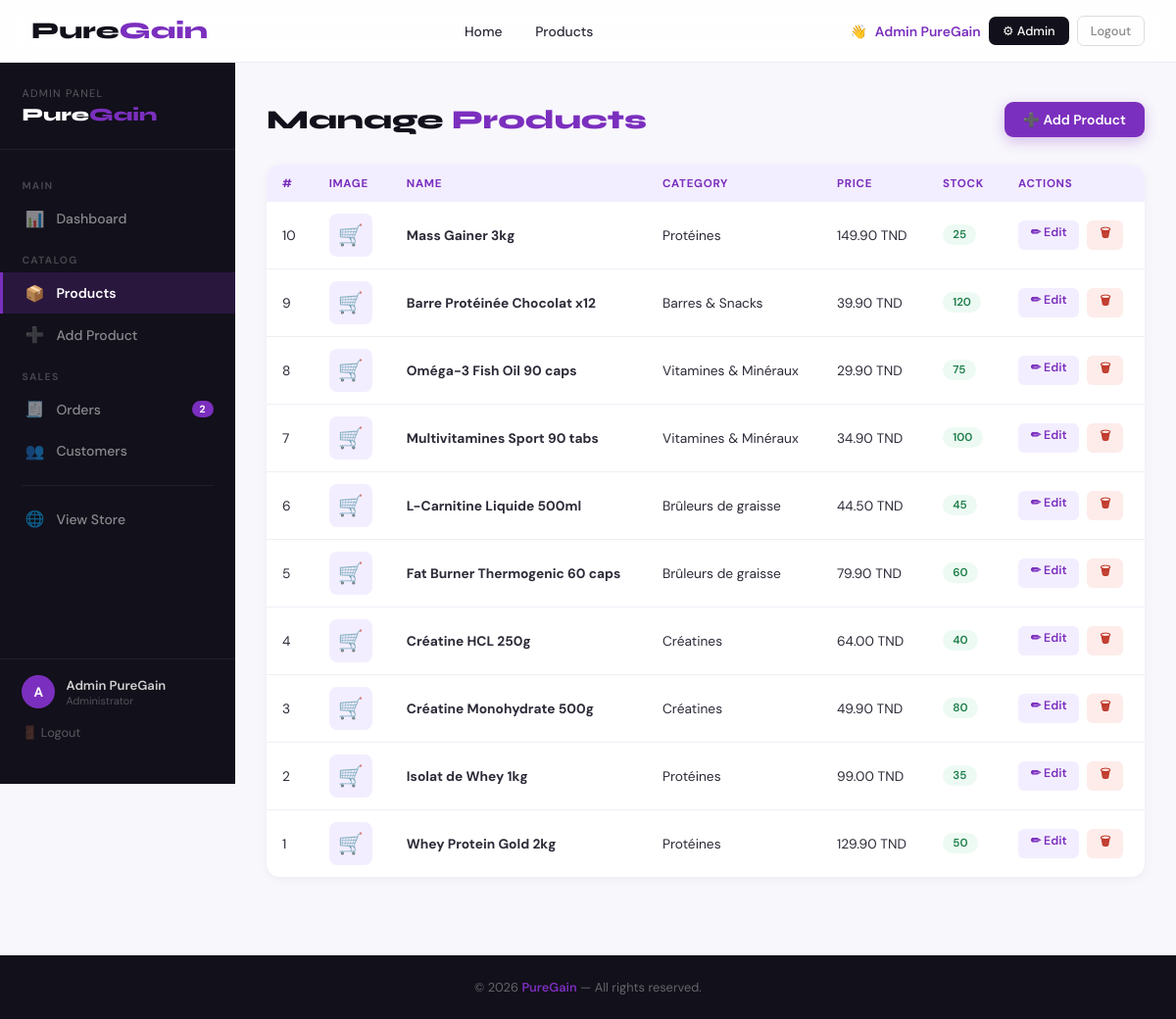
/admin/products.php (signed in), run on the app's committed database.
### tables this page shows
CREATE TABLE IF NOT EXISTS products (
  id          INT            NOT NULL AUTO_INCREMENT,
  name        VARCHAR(200)   NOT NULL,
  description TEXT,
  price       DECIMAL(10,2)  NOT NULL DEFAULT 0.00,
  stock       INT            NOT NULL DEFAULT 0,
  image       VARCHAR(255)   DEFAULT NULL,        
  category_id INT            DEFAULT NULL,
  PRIMARY KEY (id),
  CONSTRAINT fk_product_category
    FOREIGN KEY (category_id) REFERENCES categories (id)
    ON DELETE SET NULL ON UPDATE CASCADE
);

CREATE TABLE IF NOT EXISTS categories (
  id   INT          NOT NULL AUTO_INCREMENT,
  name VARCHAR(100) NOT NULL,
  PRIMARY KEY (id)
);

### admin/products.php (the view, shortened to what this page needs)
<?php
require '../includes/header.php';
require '../config/db.php';
$products = mysqli_query($conn, "SELECT p.*, c.name AS cat FROM products p LEFT JOIN categories c ON p.category_id=c.id ORDER BY p.id DESC");
?>
<?php require 'sidebar.php'; ?>
<main>
  <div class="page-bar">
    <h1>Manage <span>Products</span></h1>
    <a href="add_product.php" class="btn-add">➕ Add Product</a>
  </div>
  <div class="card-box">
    <?php if (mysqli_num_rows($products) === 0): ?>
      <div class="empty">No products yet. <a href="add_product.php" style="color:var(--purple);font-weight:600;">Add one →</a></div>
    <?php else: ?>
      <table>
        <thead><tr><th>#</th><th>Image</th><th>Name</th><th>Category</th><th>Price</th><th>Stock</th><th>Actions</th></tr></thead>
        <tbody>
          <?php while ($p = mysqli_fetch_assoc($products)): ?>
            <tr>
              <td><?= $p['id'] ?></td>
              <td><div class="thumb"><?php if (!empty($p['image']) && file_exists("../uploads/".$p['image'])): ?><img src="../uploads/<?= htmlspecialchars($p['image']) ?>"/><?php else: ?>🛒<?php endif; ?></div></td>
              <td><strong><?= htmlspecialchars($p['name']) ?></strong></td>
              <td><?= htmlspecialchars($p['cat'] ?? '—') ?></td>
              <td><?= number_format($p['price'],2) ?> TND</td>
              <td>
                <?php if ($p['stock']==0): ?><span class="badge-stock out-stock">Out</span>
                <?php elseif ($p['stock']<=5): ?><span class="badge-stock low-stock">Low (<?= $p['stock'] ?>)</span>
                <?php else: ?><span class="badge-stock in-stock"><?= $p['stock'] ?></span><?php endif; ?>
              </td>
              <td>
                <div class="actions">
                  <a href="add_product.php?edit=<?= $p['id'] ?>" class="btn-edit">✏ Edit</a>
                  <button class="btn-del" onclick="if(confirm('Delete this product?')) window.location='products.php?delete=<?= $p['id'] ?>'">🗑</button>
                </div>
              </td>
            </tr>
          <?php endwhile; ?>
        </tbody>
      </table>
    <?php endif; ?>
  </div>
</main>
  </div>
</div>
<?php require '../includes/footer.php'; ?>

### includes/header.php (style rules this page uses)
*, *::before, *::after { box-sizing: border-box; margin: 0; padding: 0; }
:root { --purple: #7b2fbe; --purple-dark: #5a1f8e; --purple-pale: #f3eeff; --bg: #f8f7fc; --dark: #12101a; --text: #2d2b38; --muted: #888; --white: #fff; --radius: 14px; --error: #c0392b; --success: #1e7e4a; }
html { scroll-behavior: smooth; }
body { font-family: 'DM Sans', sans-serif; background: var(--bg); color: var(--text); min-height: 100vh; display: flex; flex-direction: column; }
a { text-decoration: none; color: inherit; }

### admin/products.php (style rules this page uses)
.page-bar { display:flex; align-items:center; justify-content:space-between; flex-wrap:wrap; gap:1rem; margin-bottom:1.8rem; }
.page-bar h1 { font-family:'Syne',sans-serif; font-size:1.7rem; font-weight:800; color:var(--dark); }
.page-bar h1 span { color:var(--purple); }
.btn-add { background:var(--purple); color:#fff; padding:0.55rem 1.2rem; border-radius:9px; font-weight:600; font-size:0.87rem; box-shadow:0 4px 14px rgba(123,47,190,0.3); transition:background 0.2s,transform 0.15s; }
.card-box { background:#fff; border-radius:var(--radius); box-shadow:0 2px 10px rgba(0,0,0,0.05); overflow:hidden; }
table { width:100%; border-collapse:collapse; font-size:0.86rem; }
th { text-align:left; padding:0.7rem 1rem; background:var(--purple-pale); color:var(--purple); font-size:0.72rem; font-weight:700; text-transform:uppercase; letter-spacing:0.06em; }
td { padding:0.75rem 1rem; border-bottom:1px solid #f0eef5; vertical-align:middle; }
tr:last-child td { border-bottom:none; }
.thumb { width:44px; height:44px; border-radius:8px; object-fit:cover; background:var(--purple-pale); display:flex; align-items:center; justify-content:center; font-size:1.3rem; }
.badge-stock { display:inline-block; padding:0.18rem 0.65rem; border-radius:20px; font-size:0.72rem; font-weight:600; }
.in-stock { background:#edfaf3; color:var(--success); }
.actions { display:flex; gap:0.5rem; }
.btn-edit { padding:0.28rem 0.8rem; border-radius:6px; font-size:0.77rem; font-weight:600; background:var(--purple-pale); color:var(--purple); transition:background 0.2s; }
.btn-del { padding:0.28rem 0.8rem; border-radius:6px; font-size:0.77rem; font-weight:600; background:#fdecea; color:var(--error); border:none; cursor:pointer; transition:background 0.2s; }

### admin/sidebar.php (style rules this page uses)
.admin-content main { padding: 2.5rem 2rem 5rem; max-width: 1060px; margin: 0 auto; }

### data on the page
products: id "10", name "Mass Gainer 3kg", category.name "Protéines", price "149.90", stock "25"
products: id "9", name "Barre Protéinée Chocolat x12", category.name "Barres & Snacks", price "39.90", stock "120"
products: id "8", name "Oméga-3 Fish Oil 90 caps", category.name "Vitamines & Minéraux", price "29.90", stock "75"
products: id "7", name "Multivitamines Sport 90 tabs", category.name "Vitamines & Minéraux", price "34.90", stock "100"
products: id "6", name "L-Carnitine Liquide 500ml", category.name "Brûleurs de graisse", price "44.50", stock "45"
products: id "5", name "Fat Burner Thermogenic 60 caps", category.name "Brûleurs de graisse", price "79.90", stock "60"
products: id "4", name "Créatine HCL 250g", category.name "Créatines", price "64.00", stock "40"
products: id "3", name "Créatine Monohydrate 500g", category.name "Créatines", price "49.90", stock "80"
products: id "2", name "Isolat de Whey 1kg", category.name "Protéines", price "99.00", stock "35"
products: id "1", name "Whey Protein Gold 2kg", category.name "Protéines", price "129.90", stock "50"

### other printed values
$_SESSION['user_name'] "Admin PureGain"
$pending_count "2"
substr($_SESSION['user_name'], 0, 1) "A"
